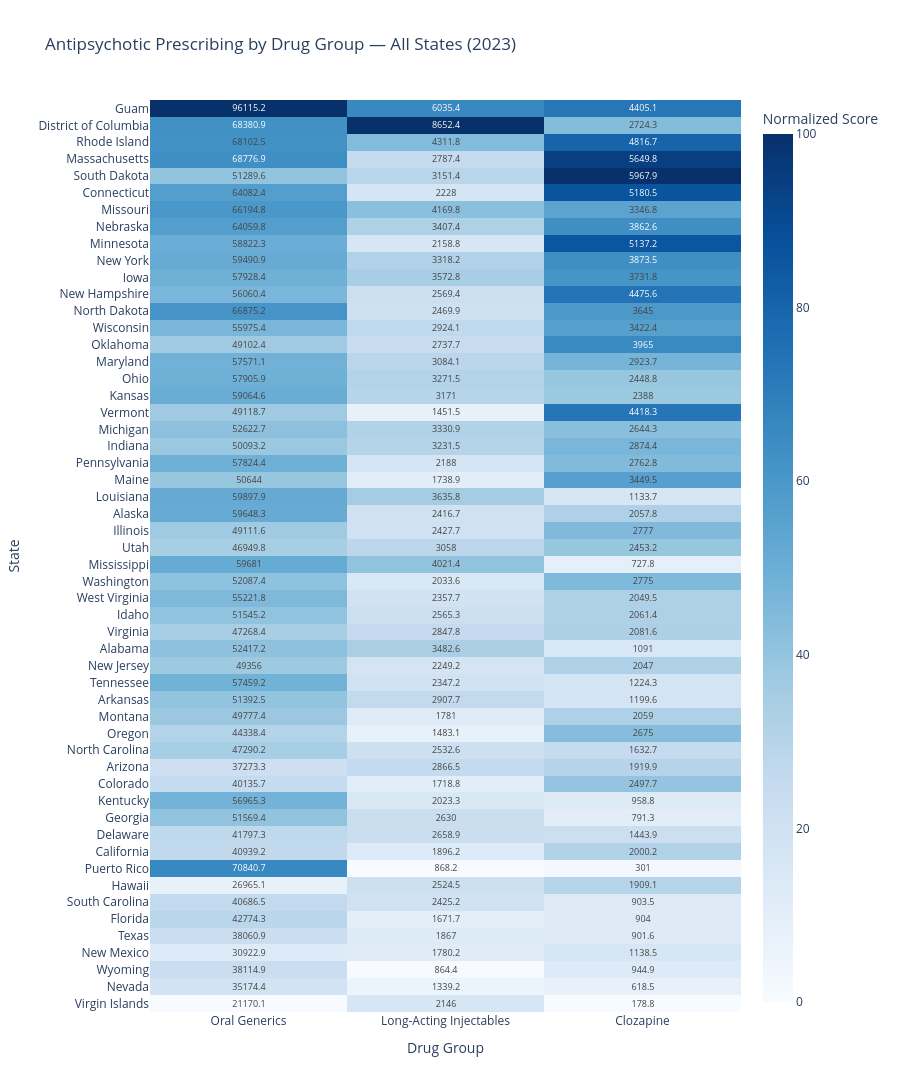

The code cell stored with this chart in its notebook:
### Markdown cell above
## Step 5: Heatmap — Top 20 States Across Drug Groups

This heatmap shows the 20 highest-reporting states for each group side by side. Values are normalized within each group (0-100 scale) so the three columns are visually comparable despite different absolute claim counts.

States that appear dark across all three columns have consistently elevated antipsychotic prescribing regardless of formulation — suggesting disease burden rather than access-driven prescribing. States that are dark only in the LAI column point toward access patterns.

### Code cell
import plotly.graph_objects as go

# Join all three groups on state — keep all states present in any group
heatmap_df = df_oral[['state', 'clms_per_100k']].rename(columns={'clms_per_100k': 'Oral Generics'}).set_index('state')
heatmap_df = heatmap_df.join(
    df_lai[['state', 'clms_per_100k']].rename(columns={'clms_per_100k': 'Long-Acting Injectables'}).set_index('state'),
    how='outer'
)
heatmap_df = heatmap_df.join(
    df_cloz[['state', 'clms_per_100k']].rename(columns={'clms_per_100k': 'Clozapine'}).set_index('state'),
    how='outer'
)

# Normalize each column 0-100 for visual comparability across groups
def normalize(col):
    return (col - col.min()) / (col.max() - col.min()) * 100

heatmap_norm = heatmap_df.apply(normalize)

# Sort rows by average normalized score descending
heatmap_norm['avg'] = heatmap_norm.mean(axis=1)
heatmap_norm = heatmap_norm.sort_values('avg', ascending=True).drop(columns='avg')
heatmap_df = heatmap_df.loc[heatmap_norm.index]

fig = go.Figure(data=go.Heatmap(
    z=heatmap_norm.values,
    x=heatmap_norm.columns.tolist(),
    y=heatmap_norm.index.tolist(),
    colorscale='Blues',
    text=heatmap_df.round(1).values,
    texttemplate='%{text}',
    textfont=dict(size=9),
    hovertemplate='%{y}<br>%{x}<br>Claims per 100k: %{text}<extra></extra>',
    colorbar=dict(title='Normalized Score')
))

fig.update_layout(
    title='Antipsychotic Prescribing by Drug Group — All States (2023)',
    xaxis_title='Drug Group',
    yaxis_title='State',
    height=1100,
    margin=dict(l=150)
)

fig.show()

### Figure 1 — Plotly figure (JSON) as saved in the notebook; plotly's stock layout.template omitted (floating-point values rounded to 4 significant figures; data arrays with more than 128 entries replaced by an {"elided": "..."} marker saying what was removed)
{"data": [{"colorbar": {"title": {"text": "Normalized Score"}}, "colorscale": [[0, "rgb(247,251,255)"], [0.125, "rgb(222,235,247)"], [0.25, "rgb(198,219,239)"], [0.375, "rgb(158,202,225)"], [0.5, "rgb(107,174,214)"], [0.625, "rgb(66,146,198)"], [0.75, "rgb(33,113,181)"], [0.875, "rgb(8,81,156)"], [1, "rgb(8,48,107)"]], "hovertemplate": "%{y}<br>%{x}<br>Claims per 100k: %{text}<extra></extra>", "text": {"elided": "54x3 float values"}, "textfont": {"size": 9}, "texttemplate": "%{text}", "type": "heatmap", "x": ["Oral Generics", "Long-Acting Injectables", "Clozapine"], "y": ["Virgin Islands", "Nevada", "Wyoming", "New Mexico", "Texas", "Florida", "South Carolina", "Hawaii", "Puerto Rico", "California", "Delaware", "Georgia", "Kentucky", "Colorado", "Arizona", "North Carolina", "Oregon", "Montana", "Arkansas", "Tennessee", "New Jersey", "Alabama", "Virginia", "Idaho", "West Virginia", "Washington", "Mississippi", "Utah", "Illinois", "Alaska", "Louisiana", "Maine", "Pennsylvania", "Indiana", "Michigan", "Vermont", "Kansas", "Ohio", "Maryland", "Oklahoma", "Wisconsin", "North Dakota", "New Hampshire", "Iowa", "New York", "Minnesota", "Nebraska", "Missouri", "Connecticut", "South Dakota", "Massachusetts", "Rhode Island", "District of Columbia", "Guam"], "z": {"elided": "54x3 float values"}}], "layout": {"height": 1100, "margin": {"l": 150}, "title": {"text": "Antipsychotic Prescribing by Drug Group — All States (2023)"}, "xaxis": {"title": {"text": "Drug Group"}}, "yaxis": {"title": {"text": "State"}}}}
